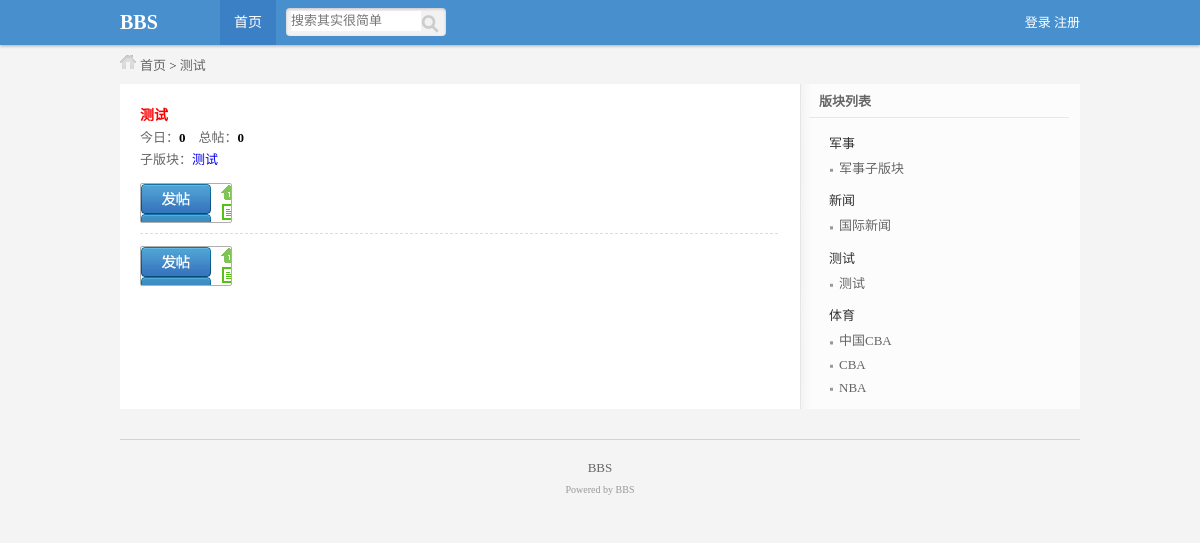
The app's page /home/list_father.php?id=19 with its own data.
### tables this page shows
CREATE TABLE `bbs_father_module` (
  `id` int(10) UNSIGNED NOT NULL,
  `module_name` varchar(50) NOT NULL,
  `sort` int(11) NOT NULL DEFAULT 0
);

CREATE TABLE `bbs_son_module` (
  `id` int(10) UNSIGNED NOT NULL,
  `father_module_id` int(11) NOT NULL,
  `module_name` varchar(50) NOT NULL,
  `info` varchar(255) NOT NULL,
  `member_id` int(11) NOT NULL DEFAULT 0,
  `sort` int(3) NOT NULL DEFAULT 0
);

### inc/mysqli.inc.php (called while the page is built, shortened)
<?php
function execute($link, $query)
{
    $result = mysqli_query($link, $query);
    return $result;
}
function num($link, $sql_count)
{
    $result = execute($link, $sql_count);
    $count = mysqli_fetch_row($result);
    return $count[0];
}

### home/inc/side.php (the view)
<div id="right">
    <div class="classList">
        <div class="title">版块列表</div>
        <ul class="listWrap">
            <?php
            $query = "select * from bbs_father_module";
            $result_father = execute($link, $query);
            while ($data_father = mysqli_fetch_assoc($result_father)) {
                ?>
                <li>
                    <h2>
                        <a href="list_father.php?id=<?php echo $data_father['id'] ?>"><?php echo $data_father['module_name'] ?></a>
                    </h2>
                    <ul>
                        <?php
                        $query = "select * from bbs_son_module where father_module_id = {$data_father['id']}";
                        $result_son = execute($link, $query);
                        while ($data_son = mysqli_fetch_assoc($result_son)) {
                            ?>
                            <li><h3><a href="./list_son.php?id=<?php echo $data_son['id'] ?>"><?php echo $data_son['module_name'] ?></a></h3></li>
                        <?php } ?>
                    </ul>
                </li>
            <?php } ?>
        </ul>
    </div>
</div>

### home/list_father.php (shortened to what this page needs)
<?php
include_once '../inc/mysqli.inc.php';
$link = content();
$query1 = "select * from bbs_father_module where id = {$_GET['id']}";
$result = execute($link, $query1);
$data_father = mysqli_fetch_assoc($result);
$query2 = "select * from bbs_son_module where father_module_id = {$_GET['id']} ";
$result_son = execute($link, $query2);
$id_son = '';
$son_list = '';
while ($data_son = mysqli_fetch_assoc($result_son)) {
    $id_son .= $data_son['id'] . ',';
    $son_list .= "<a href='list_son.php?id={$data_son['id']}'>{$data_son['module_name']}</a>&nbsp;&nbsp;";
}
$id_son = trim($id_son, ',');
$query3 = "select count(*) from bbs_content where module_id in ({$id_son})";
$count_all = num($link, $query3);
$query4 = "select count(*) from bbs_content where module_id in ({$id_son}) and time > CURDATE()";
$count_today = num($link, $query4);
?>
<?php
include_once './inc/header.inc.php'; ?>
<div id="position" class="auto">
    <a href="index.php">首页</a> &gt; <a
            href="list_father.php?id=<?php echo $data_father['id'] ?>"><?php echo $data_father['module_name'] ?></a>
</div>
<div id="main" class="auto">
    <div id="left">
        <div class="box_wrap">
            <h3><?php echo $data_father['module_name'] ?></h3>
            <div class="num">
                今日：<span><?php echo $count_today ?></span>&nbsp;&nbsp;&nbsp;
                总帖：<span><?php echo $count_all ?></span>
                <div class="moderator"> 子版块：<?php echo $son_list ?></div>
            </div>
            <div class="pages_wrap">
                <a class="btn publish" href="./publish.php?fat_pub=<?php echo $_GET['id'] ?>"></a>
            </div>
        </div>
        <ul class="postsList">
        </ul>
        <div class="pages_wrap">
            <a class="btn publish" href="./publish.php?fat_pub=<?php echo $_GET['id'] ?>"></a>
        </div>
    </div>
    <?php include_once './inc/side.php' ?>
</div>
<?php
include_once './inc/footer.inc.php'; ?>

### home/style/public.css (style rules this page uses)
body,div,ul,ol,li,dl,dt,dd,h1,h2,h3,h4,h5,h6,form,input,textarea,p { margin:0px; padding:0px; font-size:13px; font-family:Tahoma; }
ul { list-style:none; }
a { text-decoration:none; }
body { background:#f4f4f4; color:#333; }
.auto { width:960px; margin:0 auto; }
#position { background:url(style_icon.png) 0px -60px no-repeat; text-indent:20px; }
#position a { color:#666; }
a.btn { display:block; width:70px; height:30px; float:left; }
a.publish { background:url(bg.png) 0 0 no-repeat; }

### home/style/register.css (style rules this page uses)
.btn { border-radius: 2px; font-size: 14px; line-height: normal; padding: 6px 18px; background:url(core_bg.png) 0 0 #f3f3f3; border: 1px solid #b1aeae; border-radius: 2px; color: #333; cursor: pointer; display: inline-block; font-family: inherit; font-size: 100%; line-height: normal; margin: 0; overflow: visible; padding: 4px 10px; text-align: center; text-decoration: none; text-shadow: 0 1px 1px rgba(255, 255, 255, 0.75); vertical-align: middle; white-space: nowrap; }

### home/style/list.css (style rules this page uses)
#main { background:url(main_bg.png) repeat-y; margin-top:10px; }
#main #left { width:638px; padding:7px 20px; float:left; }
#main #right { width:282px; float:right; }
#main #left .box_wrap { color:#666; line-height:22px; }
#main #left div.box_wrap h3 { margin:14px 0 0 0; font-size:14px; color:red; }
#main #left div.num span { color:#000; font-weight:bold; }
#main #left div.pages_wrap { margin:12px 0 0 0; }
#main ul.postsList { margin:10px 0 10px 0; border-top:1px dashed #ddd; }
#main #right .classList .title { width:260px; margin:0 auto; padding:7px 0; font-weight:bold; color:#666; text-indent:10px; border-bottom:1px solid #e8e8e8; }
#main #right .classList ul.listWrap { width:220px; margin:15px auto 0 auto; }
#main #right .classList ul.listWrap li h2 a { color:#333; font-weight:normal; }
#main #right .classList ul.listWrap li ul { margin:5px 0 10px 0px; }
#main #right .classList ul.listWrap li ul li { background:url(style_icon.png) 0px -389px no-repeat; line-height:180%; border-radius:3px; color: #666; padding-left:10px; }
#main #right .classList ul.listWrap li ul li h3 a { font-weight:normal; color:#666; }

### records on screen
bbs_father_module: module_name "测试"
bbs_son_module: module_name "测试"
bbs_father_module: module_name "军事"
bbs_son_module: module_name "军事子版块"
bbs_father_module: module_name "新闻"
bbs_son_module: module_name "国际新闻"
bbs_father_module: module_name "体育"
bbs_son_module: module_name "中国CBA"
bbs_son_module: module_name "CBA"
bbs_son_module: module_name "NBA"

### other values on screen
$count_today "0"
$count_all "0"
